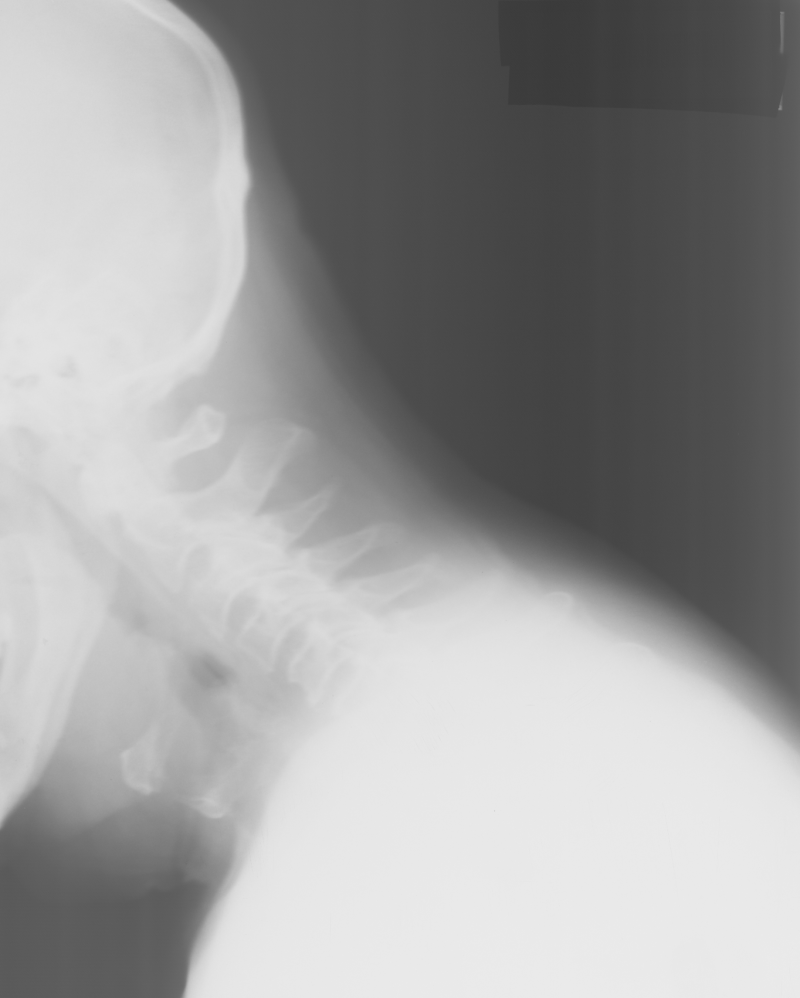
#> input picture exercises/data/vertebra.png, 800 x 998 px
$ jupyter execute --allow-errors ex3.ipynb
#> lines starting #> are read from the running program, lines starting #| are printed output that depends on the picture; after the words box and inside, x2 and y2 are one past the last pixel; in counts of white or black regions, pixels touching at a corner belong together; long printed decimals are rounded
[cell 1]
from skimage import color, io, measure, img_as_ubyte, img_as_float
from skimage.color import rgb2gray
from skimage.filters import threshold_otsu
import matplotlib.pyplot as plt
import numpy as np

in_dir = "data/"
im_name = "vertebra.png"

im_org = io.imread(in_dir + im_name)
#> im_org is the input picture: shape (998, 800); min 57, max 235, mean 156.2
plt.hist(im_org.ravel(), bins=256)
plt.title('Image histogram')
io.show()
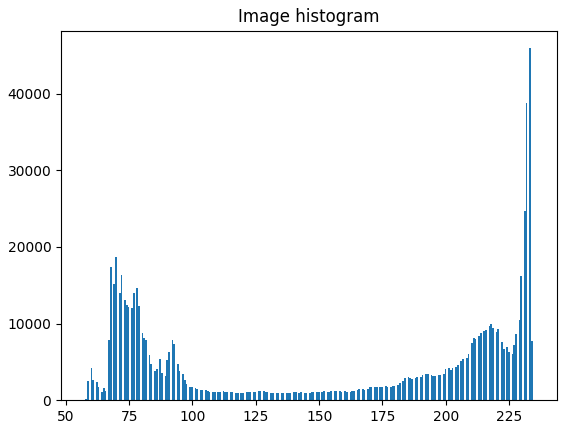
#> figure drawn by matplotlib, 1 panel; tallest bar 45929 high, from x = 232.9 to 233.6

# Histogram is bimodal

[cell 2]
io.imshow(im_org)
print("min value: ", im_org.min())
#| min value:  57
print("max value: ", im_org.max())
#| max value:  235
# full scale of gray-scale spectrum is not used
# picture can be further enhanced

[cell 3]
im_float = img_as_float(im_org)
print("min value: ", min(im_float.ravel()))
#| min value:  0.2235
print("max value: ", max(im_float.ravel()))
#| max value:  0.9216
print("rescaled min value: ", im_float.min()*255)
#| rescaled min value:  57.000
print("rescaled max value: ", im_float.max()*255)
#| rescaled max value:  235.0
# verfified that float img = original img

[cell 4]
im_byte = img_as_ubyte(im_float)
print("min value: ", min(im_byte.ravel()))
#| min value:  57
print("max value: ", max(im_byte.ravel()))
#| max value:  235
# yes, as expected.

[cell 5]
def histogram_stretch(img_in):
    """
    Stretches the histogram of an image
    :param img_in: Input image
    :return: Image, where the histogram is stretched so the min values is 0 and the maximum value 255
    """
    # img_as_float will divide all pixel values with 255.0
    img_float = img_as_float(img_in)
    min_val = img_float.min()
#> min_val = 0.224
    max_val = img_float.max()
#> max_val = 0.922
    min_desired = 0.0
    max_desired = 1.0

    # Do something here
    img_out = img_float
    for i in range(img_in.shape[0]):
        for j in range(img_in.shape[1]):
            new = (img_float[i,j] - min_val)*(max_desired - min_desired)/(max_val - min_val) + min_desired
            img_out[i,j] = new
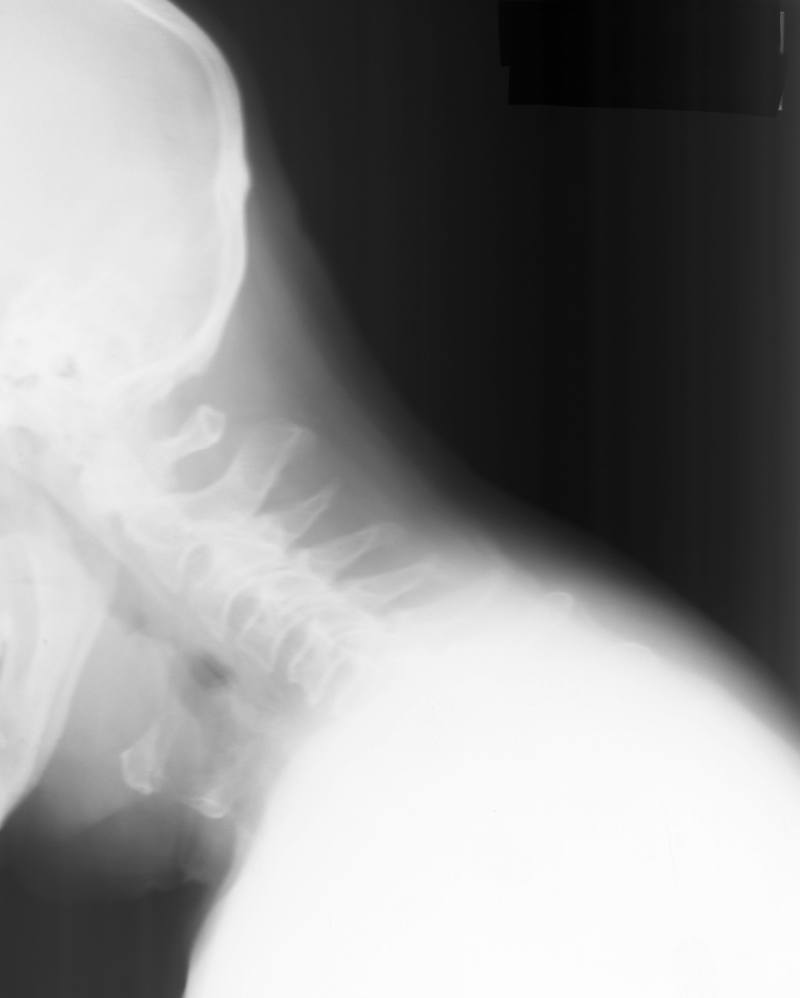
#> img_out: shape (998, 800) float64; min 0, max 1, mean 0.557

    # img_as_ubyte will multiply all pixel values with 255.0 before converting to unsigned byte
    return img_as_ubyte(img_out)

im_stretched = histogram_stretch(im_org)
io.imshow(im_stretched)

[cell 6]
print(im_org.shape[0],im_org.shape[1])
#| 998 800

[cell 7]
def gamma_map(img_in, gamma):
    """
    Apply gamma mapping to an image
    :param img_in: Input image, gamma value
    :return: Image, with gamma mapping applied
    """
#> called with gamma = 0.5
    # img_as_float will divide all pixel values with 255.0
    img_float = img_as_float(img_in)

    # Do something here
    img_out = np.power(img_float,np.ones(img_float.shape)*gamma)

    # img_as_ubyte will multiply all pixel values with 255.0 before converting to unsigned byte
    return img_as_ubyte(img_out)

[cell 8]
im_gamma = gamma_map(im_org, 0.5)
io.imshow(im_gamma)

[cell 9]
im_gamma = gamma_map(im_org, 2)
#> call 2 of gamma_map, with gamma = 2
#> in gamma_map (call 2), `img_out = np.power(img_float,np.ones(img_float.shape)*gamma)`:
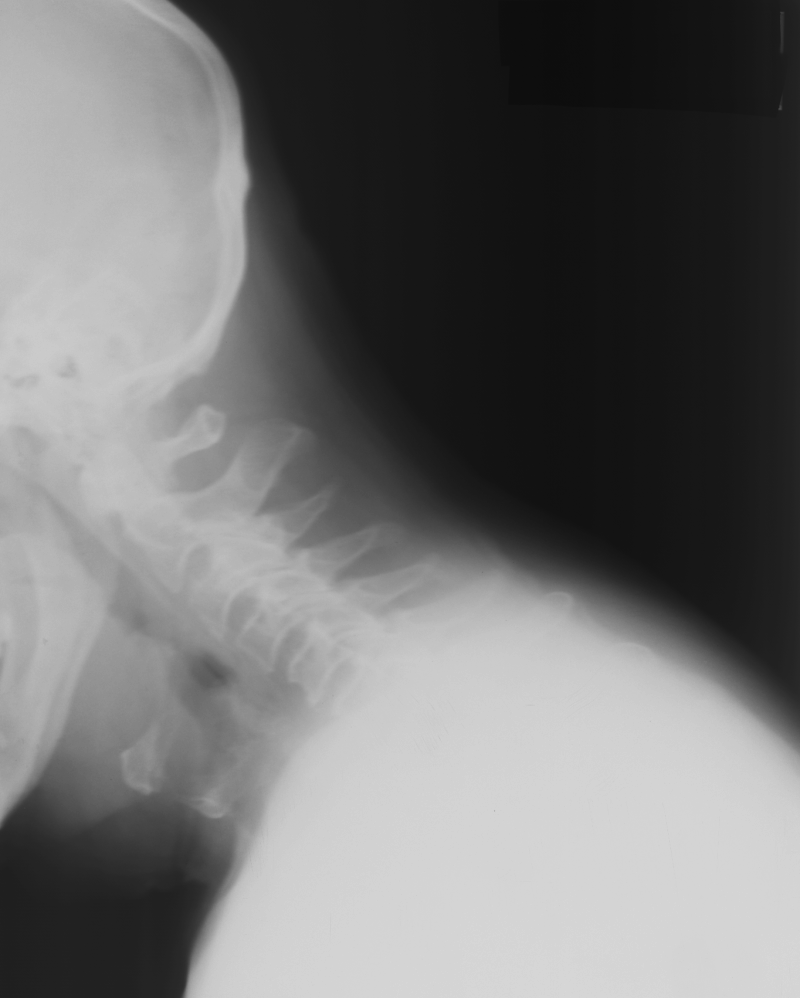
#> img_out: shape (998, 800) float64; min 0.05, max 0.849, mean 0.444
io.imshow(im_gamma)

[cell 10]
def threshold_image(img_in, thres):
    """
    Apply a threshold in an image and return the resulting image
    :param img_in: Input image
    :param thres: The treshold value in the range [0, 255]
    :return: Resulting image (unsigned byte) where background is 0 and foreground is 255
    """
#> called with thres = 145
    img_out = img_in > thres
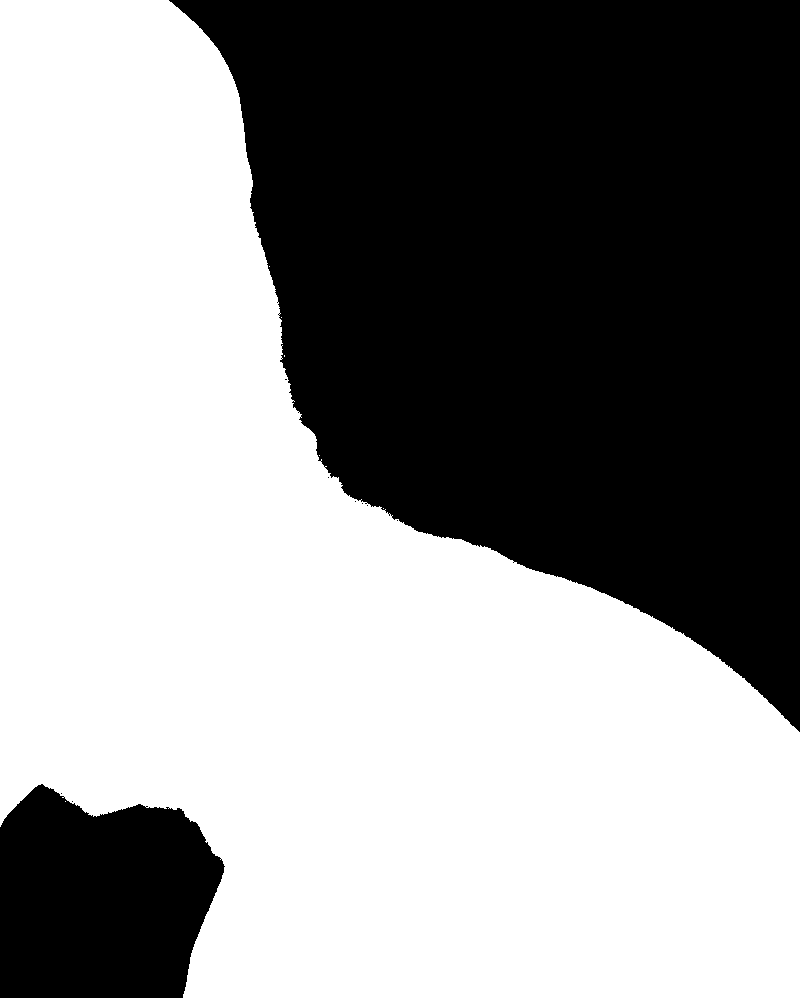
#> img_out: shape (998, 800) bool; 56.4% white; 10 black regions (8 under 20 px), largest, box (x1, y1, x2, y2) and area: (169, 0, 800, 732) 309168, (0, 784, 225, 998) 38917

    return img_as_ubyte(img_out)

[cell 11]
im_thres = threshold_image(im_org, 145)
io.imshow(im_thres)

[cell 12]
print("Otsu Threshold: ", threshold_otsu(im_org))
#| Otsu Threshold:  148
im_thres = threshold_image(im_org, threshold_otsu(im_org))
#> in threshold_image (call 2), `img_out = img_in > thres`: img_out: shape (998, 800) bool; 56% white; 10 black regions (8 under 20 px), largest, box (x1, y1, x2, y2) and area: (169, 0, 800, 734) 311456, (0, 782, 227, 998) 39669
io.imshow(im_thres)

[cell 13]
def silhouette(img_in, threshold):
    """
    Convert RGB img to a gray silhouette image
    :param img_in: Input image, threshold in [0,255]
    :param thres: The treshold value in the range [0, 255]
    :return: Resulting image (unsigned byte) where background is 0 and foreground is 255
    """
    img_gray = rgb2gray(img_in)
#     print(img_gray.min(), img_gray.max())
    img_out = threshold_image(img_gray, threshold/255)
    return img_as_ubyte(img_out)

[cell 14]
im_name = "dark_background.png"
im_org = io.imread(in_dir + im_name)
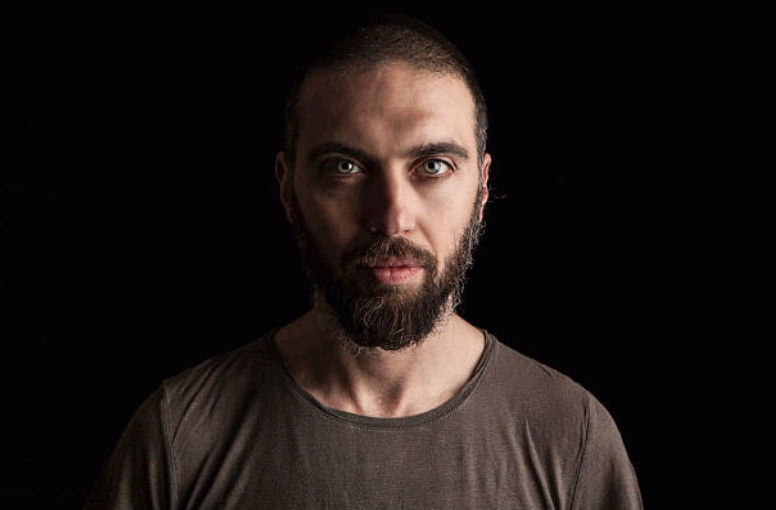
#> input picture exercises/data/dark_background.png, 776 x 510 px
#> im_org is the input picture: shape (510, 776, 3); mean R, G, B 31, 23.2, 21.8

im_sil = silhouette(im_org, 10)
#> call 3 of threshold_image, with thres = 0.0392
#> in threshold_image (call 3), `img_out = img_in > thres`:
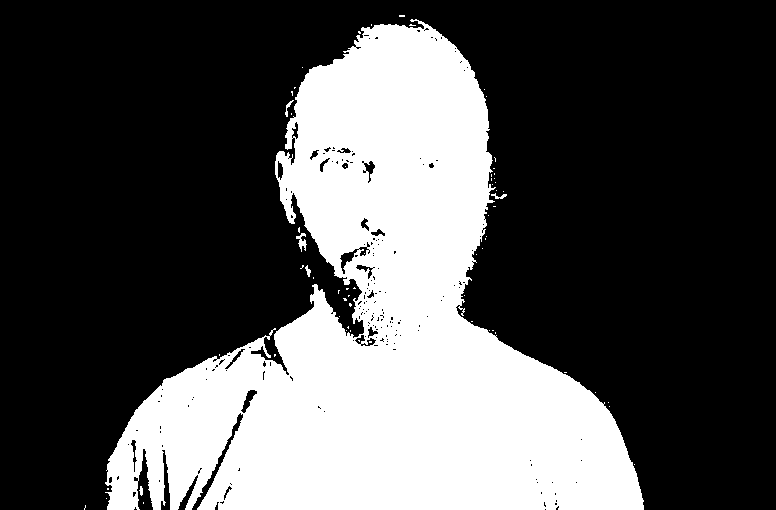
#> img_out: shape (510, 776) bool; 32.2% white; 65 white regions (59 under 20 px), largest, box (x1, y1, x2, y2) and area: (105, 19, 644, 510) 126856, (296, 233, 307, 252) 95, (491, 193, 507, 199) 44, (285, 100, 294, 117) 43, (305, 265, 311, 277) 36, (139, 486, 143, 496) 27
io.imshow(im_sil)

[cell 15]
def detect_dtu_signs(img_in, color):
    r_comp = img_in[:, :, 0]
    g_comp = img_in[:, :, 1]
    b_comp = img_in[:, :, 2]

    if color == 'blue':
        segm = (r_comp < 10) & (g_comp > 85) & (g_comp < 105) & \
                (b_comp > 180) & (b_comp < 200)

    if color == 'red':
        segm = (r_comp > 160) & (r_comp < 180) & (g_comp > 50) & (g_comp < 80) & \
                    (b_comp > 50) & (b_comp < 80)

    return img_as_ubyte(segm)

im_name = "DTUSigns2.jpg"
#> (the rest of this cell did not finish here and is left out)

[cell 16]
hsv_img = color.rgb2hsv(im_org)
#> hsv_img: shape (510, 776, 3) float64; mean of channels 0, 1, 2 0.578, 0.457, 0.122
hue_img = hsv_img[:, :, 0]
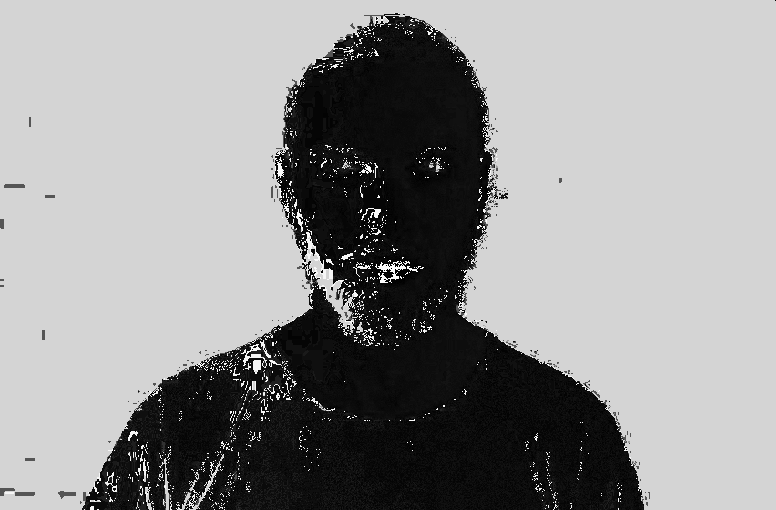
#> hue_img: shape (510, 776) float64; min 0, max 0.996, mean 0.578
value_img = hsv_img[:, :, 2]

fig, (ax0, ax1, ax2) = plt.subplots(ncols=3, figsize=(8, 2))
ax0.imshow(im_org)
ax0.set_title("RGB image")
ax0.axis('off')
ax1.imshow(hue_img, cmap='hsv')
ax1.set_title("Hue channel")
ax1.axis('off')
ax2.imshow(value_img)
ax2.set_title("Value channel")
ax2.axis('off')

fig.tight_layout()
io.show()

[cell 17]
def detect_dtu_signs_hsv(img_in, c):
#> called with c = 'red'
    hsv_img = color.rgb2hsv(img_in)
    hue_img = hsv_img[:, :, 0]

    if c == 'blue':
        segm = (hue_img > 150/360) & (hue_img < 240/360)

    if c == 'red':
        segm = (hue_img > 320/360) & (hue_img < 360/360)
#> segm: shape (510, 776) bool; 1.3% white in thin lines or dots, all inside (x1, y1, x2, y2) = (5, 13, 641, 510)

    return img_as_ubyte(segm)

fig, (ax1, ax2) = plt.subplots(1,2,figsize = (10,5))

im_red_sign = detect_dtu_signs_hsv(im_org, 'red')
ax1.imshow(im_red_sign, cmap = 'gray')
ax1.set_title('Red DTU Signs')


im_blue_sign = detect_dtu_signs_hsv(im_org, 'blue')
#> call 2 of detect_dtu_signs_hsv, with c = 'blue'
#> in detect_dtu_signs_hsv (call 2), `segm = (hue_img > 150/360) & (hue_img < 240/360)`:
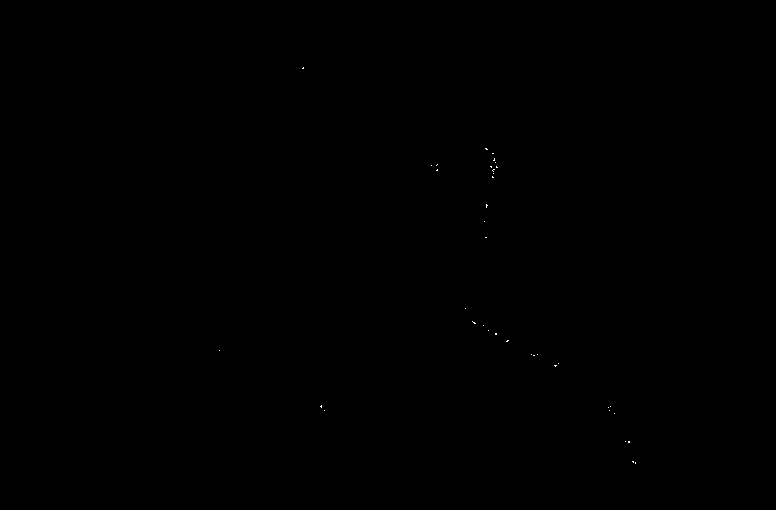
#> segm: shape (510, 776) bool; 0.02% white in thin lines or dots, all inside (x1, y1, x2, y2) = (219, 67, 636, 464)
ax2.imshow(im_blue_sign, cmap = 'gray')
ax2.set_title('Blue DTU Signs')

plt.show()
